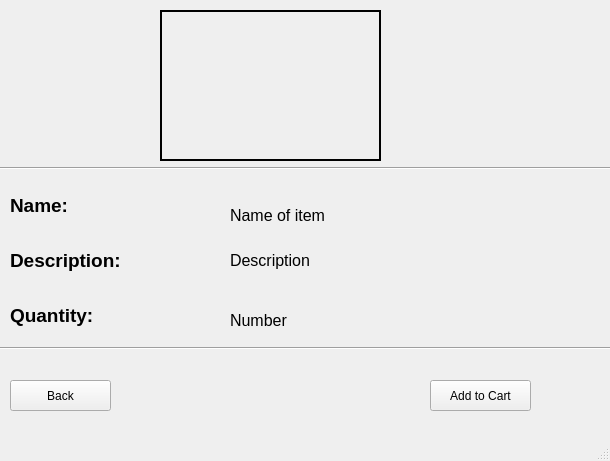
<?xml version="1.0" encoding="UTF-8"?>
<ui version="4.0">
 <class>MainWindow</class>
 <widget class="QMainWindow" name="MainWindow">
  <property name="geometry">
   <rect>
    <x>0</x>
    <y>0</y>
    <width>610</width>
    <height>461</height>
   </rect>
  </property>
  <property name="windowTitle">
   <string>Item</string>
  </property>
  <widget class="QWidget" name="centralwidget">
   <widget class="QPushButton" name="backButton">
    <property name="geometry">
     <rect>
      <x>10</x>
      <y>380</y>
      <width>101</width>
      <height>31</height>
     </rect>
    </property>
    <property name="text">
     <string>Back</string>
    </property>
   </widget>
   <widget class="QPushButton" name="addbutton">
    <property name="geometry">
     <rect>
      <x>430</x>
      <y>380</y>
      <width>101</width>
      <height>31</height>
     </rect>
    </property>
    <property name="text">
     <string>Add to Cart</string>
    </property>
   </widget>
   <widget class="QLabel" name="itemname">
    <property name="geometry">
     <rect>
      <x>10</x>
      <y>190</y>
      <width>121</width>
      <height>31</height>
     </rect>
    </property>
    <property name="font">
     <font>
      <pointsize>14</pointsize>
      <weight>75</weight>
      <bold>true</bold>
     </font>
    </property>
    <property name="text">
     <string>Name:</string>
    </property>
   </widget>
   <widget class="QLabel" name="labeltext">
    <property name="geometry">
     <rect>
      <x>230</x>
      <y>200</y>
      <width>321</width>
      <height>31</height>
     </rect>
    </property>
    <property name="font">
     <font>
      <pointsize>12</pointsize>
     </font>
    </property>
    <property name="text">
     <string>Name of item</string>
    </property>
   </widget>
   <widget class="QLabel" name="itemdescription">
    <property name="geometry">
     <rect>
      <x>10</x>
      <y>240</y>
      <width>181</width>
      <height>41</height>
     </rect>
    </property>
    <property name="font">
     <font>
      <pointsize>14</pointsize>
      <weight>75</weight>
      <bold>true</bold>
     </font>
    </property>
    <property name="text">
     <string>Description:</string>
    </property>
   </widget>
   <widget class="QLabel" name="label">
    <property name="geometry">
     <rect>
      <x>230</x>
      <y>240</y>
      <width>341</width>
      <height>41</height>
     </rect>
    </property>
    <property name="font">
     <font>
      <pointsize>12</pointsize>
     </font>
    </property>
    <property name="text">
     <string>Description</string>
    </property>
   </widget>
   <widget class="Line" name="line">
    <property name="geometry">
     <rect>
      <x>0</x>
      <y>160</y>
      <width>621</width>
      <height>16</height>
     </rect>
    </property>
    <property name="orientation">
     <enum>Qt::Horizontal</enum>
    </property>
   </widget>
   <widget class="Line" name="line_2">
    <property name="geometry">
     <rect>
      <x>0</x>
      <y>340</y>
      <width>621</width>
      <height>16</height>
     </rect>
    </property>
    <property name="orientation">
     <enum>Qt::Horizontal</enum>
    </property>
   </widget>
   <widget class="QLabel" name="photo">
    <property name="geometry">
     <rect>
      <x>160</x>
      <y>10</y>
      <width>221</width>
      <height>151</height>
     </rect>
    </property>
    <property name="frameShape">
     <enum>QFrame::Box</enum>
    </property>
    <property name="lineWidth">
     <number>2</number>
    </property>
    <property name="text">
     <string/>
    </property>
    <property name="pixmap">
     <pixmap>../Pictures/Saved Pictures/banana.jpg</pixmap>
    </property>
    <property name="scaledContents">
     <bool>true</bool>
    </property>
   </widget>
   <widget class="QLabel" name="quantity">
    <property name="geometry">
     <rect>
      <x>10</x>
      <y>300</y>
      <width>161</width>
      <height>31</height>
     </rect>
    </property>
    <property name="font">
     <font>
      <pointsize>14</pointsize>
      <weight>75</weight>
      <bold>true</bold>
     </font>
    </property>
    <property name="text">
     <string>Quantity: </string>
    </property>
   </widget>
   <widget class="QLabel" name="numitems">
    <property name="geometry">
     <rect>
      <x>230</x>
      <y>310</y>
      <width>191</width>
      <height>21</height>
     </rect>
    </property>
    <property name="font">
     <font>
      <pointsize>12</pointsize>
     </font>
    </property>
    <property name="text">
     <string>Number</string>
    </property>
   </widget>
  </widget>
  <widget class="QMenuBar" name="menubar">
   <property name="geometry">
    <rect>
     <x>0</x>
     <y>0</y>
     <width>610</width>
     <height>18</height>
    </rect>
   </property>
  </widget>
  <widget class="QStatusBar" name="statusbar"/>
 </widget>
 <resources/>
 <connections/>
</ui>
